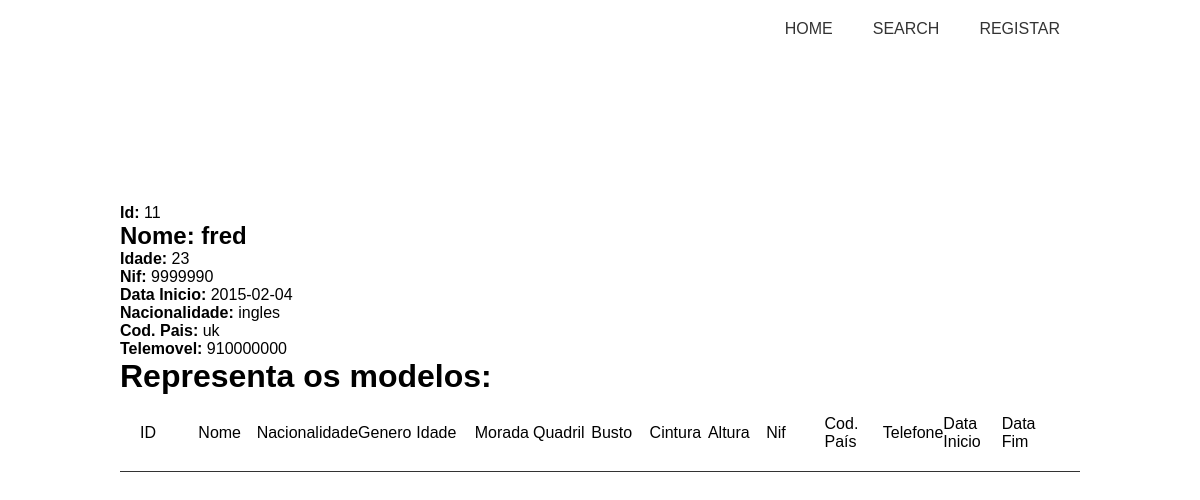
Screenshot of /search/agente_individual.php?id=11 with the database file from the repository.
### tables this page shows
CREATE TABLE `agente` (
  `idagente` int NOT NULL AUTO_INCREMENT,
  `nome` varchar(45) NOT NULL,
  `idade` int NOT NULL,
  `nif` int NOT NULL,
  `datainicioagencia` date DEFAULT NULL,
  `datafimagencia` date DEFAULT NULL,
  `nacionalidade` varchar(45) NOT NULL,
  `codpais` varchar(45) NOT NULL,
  `telemovel` int NOT NULL,
  PRIMARY KEY (`idagente`),
  UNIQUE KEY `idagente_UNIQUE` (`idagente`)
);

### database/MyConnect.php (called while the page is built, shortened)
<?php
class MyConnect
{
	private $conn;
	private $port;
	private static $instance = null;
	private function __construct($host = 'localhost', $user = 'root', $pass = 'Jfd2002%', $dbname = 'agencia',$port = '3306')
	{
		$this->host = $host;
		$this->user = $user;
		$this->pass = $pass;
		$this->dbname = $dbname;
			$this->conn = new PDO("mysql:host=".$this->host.";dbname=".$this->dbname, $this->user, $this->pass, $this->port);
			$this->conn->setAttribute(PDO::ATTR_ERRMODE, PDO::ERRMODE_EXCEPTION);
	}
	public static function getInstance($host = 'localhost', $user = 'root', $pass = 'Jfd2002%', $dbname = 'agencia' ,$port = '3306')
	{
		if (self::$instance == null) {
			self::$instance = new MyConnect($host, $user, $pass, $dbname,$port);
		}
		return self::$instance;
	}
	public function query(string $sql)
	{
		$stmt = $this->conn->prepare($sql);
		$stmt->execute();
		return $stmt;
	}
}

### database/WithDatabaseable.php (called while the page is built, shortened)
<?php
trait WithDatabaseable
{
    public static function get(int $id): Databaseable
    {
        $table = strtolower(get_class());
        $connection = MyConnect::getInstance();
        $sql = "select * from " . $table . " where id". $table." = " . $id . ";";
        $result = $connection->query($sql);
        $row = $result->fetch(PDO::FETCH_ASSOC);
        return new $class($row);
    }
}

### classes/Agente.php (called while the page is built, shortened)
<?php
class Agente implements Databaseable
{
    protected $idagente;
    protected $nome;
    protected $idade;
    protected $nif;
    protected $datainicioagencia;
    protected $nacionalidade;
    protected $codpais;
    protected $telemovel;
    public function __construct(array $parameters)
    {
        $properties = array_keys(get_class_vars(get_class()));
    }
    public function getId()
    {
        return $this->idagente;
    }
    public function getNome()
    {
        return $this->nome;
    }
    public function getIdade()
    {
        return $this->idade;
    }
    public function getNif()
    {
        return $this->nif;
    }
    public function getDataInicioAgencia()
    {
        return $this->datainicioagencia;
    }
    public function getNacionalidade()
    {
        return $this->nacionalidade;
    }
    public function getCodPais()
    {
        return $this->codpais;
    }
    public function getTelemovel()
    {
        return $this->telemovel;
    }
}

### search/agente_individual.php (the view, shortened to what this page needs)
<?php
require_once '../database/MyConnect.php';
require_once '../database/WithDatabaseable.php';
require_once '../classes/Agente.php';
$pesquisa = $_GET['id'];
$agente = Agente :: get($pesquisa);
?>
<!DOCTYPE html>
<html lang="en">
<head>
    <link rel="stylesheet" href="../css/master.css">
</head>
<body>
    <nav>
        <ul>
            <li><a href="../index.php">HOME</a></li>
            <li><a href="../search.php">SEARCH</a></li>
            <li><a href="../registar.php">REGISTAR</a></li>
        </ul>
    </nav>
    <div class="content">
        <div class="container">
            <div class="dados">
                <p><b>Id:</b> <?php echo $agente->getId(); ?></p>
                <h2> <b>Nome:</b> <?php echo $agente->getNome(); ?></h2>
                <p> <b>Idade:</b> <?php echo $agente->getIdade(); ?></p>
                <p> <b>Nif:</b> <?php echo $agente->getNif(); ?>  </p>
                <p> <b>Data Inicio:</b> <?php echo $agente->getDataInicioAgencia(); ?>  </p>
                <p> <b>Nacionalidade:</b> <?php echo $agente->getNacionalidade(); ?> </p>
                <p> <b>Cod. Pais:</b> <?php echo $agente->getCodPais(); ?> </p>
                <p> <b>Telemovel:</b> <?php echo $agente->getTelemovel(); ?></p>
            </div>
            <div class="modelos">
                <h1>Representa os modelos:</h1>
                <div class="table">
                        <div class="row">
                            <div class="column">
                                ID
                            </div>
                            <div class="column">
                                Nome
                            </div>
                            <div class="column">
                                Nacionalidade
                            </div>
                            <div class="column">
                                Genero
                            </div>
                            <div class="column">
                                Idade
                            </div>
                            <div class="column">
                                Morada
                            </div>
                            <div class="column">
                                Quadril
                            </div>
                            <div class="column">
                                Busto
                            </div>
                            <div class="column">
                                Cintura
                            </div>
                            <div class="column">
                                Altura
                            </div>
                            <div class="column">
                                Nif
                            </div>
                            <div class="column">
                                Cod. País
                            </div>
                            <div class="column">
                                Telefone
                            </div>
                            <div class="column">
                                Data Inicio
                            </div>
                            <div class="column">
                                Data Fim
                            </div>
                        </div>
                </div>
            </div>
        </div>
    </div>
</body>
</html>

### css/master.css (style rules this page uses)
* { margin: 0px; max-width: 100%; box-sizing: border-box; font-family: "Arial"; }
nav { padding: 0 10%; }
nav ul { list-style-type: none; padding: 0; display: flex; justify-content: flex-end; align-items: center; }
nav ul li a { text-decoration: none; color: #333; padding: 20px; display: block; }
.content { padding: 0 10%; min-height: 70vh; display: flex; align-items: center; justify-content: center; }
.content .row { display: flex; align-items: center; justify-content: center; }
.content .container { width: 100%; }
.content .table { width: 100%; }
.content .table .row { width: 100%; display: flex; border-bottom: 1px solid #333; padding: 20px; }
.content .table .row:first-child .column:last-child { flex-basis: 30%; }
.content .table .row .column { flex-basis: 20%; }
.content .modelos .table .row .column { flex-basis: 12.5% !important; }

### rows the page displays
agente: idagente "11", nome "fred", idade "23", nif "9999990", datainicioagencia "2015-02-04", nacionalidade "ingles", codpais "uk", telemovel "910000000"
